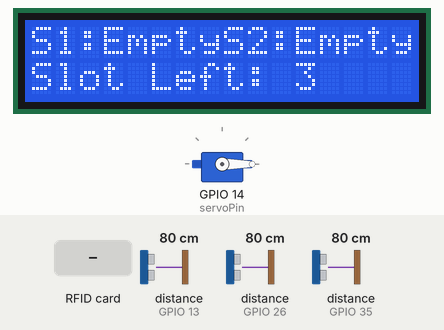
Recording of a program running on a simulated ESP32. Parts: 16×2 character LCD, servo. Wiring (inferred from the names in the program): 3 × ultrasonic range finder: trigger GPIO 12, echo GPIO 13 / trigger GPIO 25, echo GPIO 35 / trigger GPIO 27, echo GPIO 26. Inputs (shaded band) come from the test bench; at power-on: distance to the obstacle (sensors on GPIO 13, GPIO 35, GPIO 26) 80 cm. The echo pulse lasts 58.3 µs per cm; WiFi joins after 1.5 s; servers stay silent unless stated; uploads are accepted with an empty reply; what the program prints to the serial monitor is not drawn.

Above: at 4.3 s.
4.4 s: RFID card 5E 7A 19 C4 held to the reader
At 5.0 s:
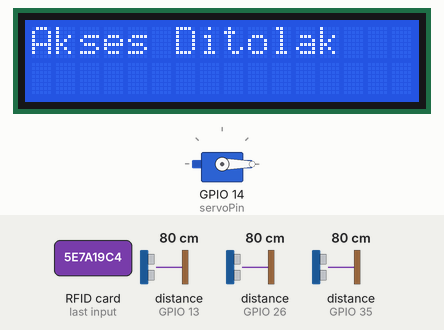
9.0 s: distance to the obstacle (sensor on GPIO 13) set to 12 cm
11.5 s: distance to the obstacle (sensor on GPIO 13) set to 9 cm
At 12.7 s:
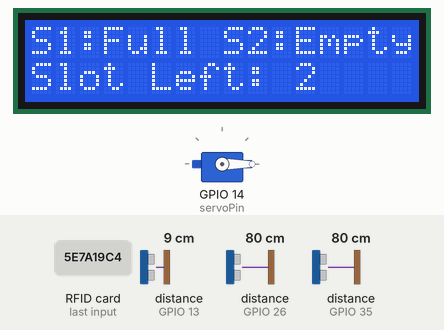
13.0 s: distance to the obstacle (sensor on GPIO 35) set to 12 cm
15.3 s: distance to the obstacle (sensor on GPIO 35) set to 9 cm
At 16.2 s:
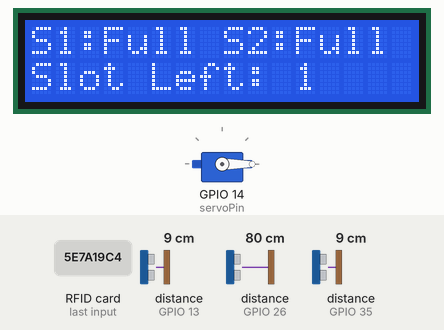
16.9 s: distance to the obstacle (sensor on GPIO 13) set to 18 cm
At 18.4 s:
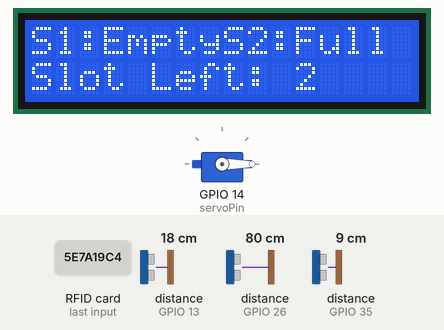
Timing chart, 0 to 19.9 s (numbered marks = the images above; inputs shaded):
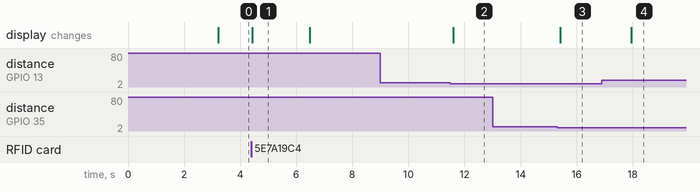

Measured:
- the behaviour switches between 11 and 10 cm on distance to the obstacle (sensor on GPIO 13) (found by bisection; images 1 and 2)
- the behaviour switches between 11 and 10 cm on distance to the obstacle (sensor on GPIO 35) (found by bisection; images 2 and 3)
- after the input at 4.4 s, the display: changes at once (image 1)
- after the input at 9.0 s, every drawn part: stays the same
- after the input at 11.5 s, the display: changes after 0.10 s (image 2)
- after the input at 13.0 s, every drawn part: stays the same
- after the input at 15.3 s, the display: changes after 0.11 s (image 3)
- after the input at 16.9 s, the display: changes after 1.1 s (image 4)
- what the display in image 1 shows lasts 2.1 s, from 4.4 s to 6.5 s

The program:

main.cpp
```cpp
#include <SPI.h>
#include <MFRC522.h>
#include <Wire.h>
#include <LiquidCrystal_I2C.h>
#include <ESP32Servo.h> // ⬅️ Tambahan servo
#include <WiFi.h>
#include <HTTPClient.h>

// ======================[ Konfigurasi Pin & Objek ]======================
#define SS_PIN 5
#define RST_PIN 26
MFRC522 rfid(SS_PIN, RST_PIN);
LiquidCrystal_I2C lcd(0x27, 16, 2);

// Jumlah sensor HC-SR04
#define NUM_SLOTS 3

// HC-SR04 (sensor pin)
const int trigPins[NUM_SLOTS] = {12, 25, 27};
const int echoPins[NUM_SLOTS] = {13, 35, 26};

// Ambang jarak (cm)
const long ambangBatasi = 10;

// Status tiap slot (true = penuh, false = kosong)
bool slotStatus[NUM_SLOTS];

// RFID yang diizinkan
String allowedTags[] = {
  "21ED352",
  "A2DB01B",
  "2D1CE1"
};

// Servo untuk palang
Servo palang;
const int servoPin = 14;
const int posisiTutup = 0;
const int posisiBuka = 90;

// Koneksi WiFi
const char* ssid = "Your_SSID";
const char* password = "Your_PASSWORD";

// ====================[ Deklarasi Fungsi ]===================
void cekSemuaSlot();
void tampilkanSlotDiLCD();
long bacaJarak(int trigPin, int echoPin);
void sendSlotStatusToServer();

// ====================[ Setup ]===================
void setup() {
  Serial.begin(115200);
  SPI.begin();
  rfid.PCD_Init();

  lcd.init();
  lcd.backlight();

  // Inisialisasi pin TRIG/ECHO untuk 3 sensor
  for (int i = 0; i < NUM_SLOTS; i++) {
    pinMode(trigPins[i], OUTPUT);
    pinMode(echoPins[i], INPUT);
  }

  // Inisialisasi servo untuk palang
  palang.attach(servoPin);
  palang.write(posisiTutup);

  lcd.clear();
  lcd.print("Parkir Siap...");
  delay(1000);

  // Koneksi ke Wi-Fi
  WiFi.begin(ssid, password);
  while (WiFi.status() != WL_CONNECTED) {
    delay(1000);
    Serial.println("Connecting to WiFi...");
  }
  Serial.println("Connected to WiFi");
}

// ====================[ Loop ]===================
void loop() {
  // === Bagian RFID ===
  if (rfid.PICC_IsNewCardPresent() && rfid.PICC_ReadCardSerial()) {
    String rfidTag = "";
    for (byte i = 0; i < rfid.uid.size; i++) {
      rfidTag += String(rfid.uid.uidByte[i], HEX);
    }
    rfidTag.toUpperCase();

    Serial.print("Tag dibaca: ");
    Serial.println(rfidTag);

    bool diizinkan = false;
    for (String tag : allowedTags) {
      if (rfidTag == tag) {
        diizinkan = true;
        break;
      }
    }

    lcd.clear();
    if (diizinkan) {
      lcd.print("Akses Diterima");
      Serial.println("Akses Diterima");

      // Buka palang
      palang.write(posisiBuka);
      delay(3000);
      palang.write(posisiTutup);
    } else {
      lcd.print("Akses Ditolak");
      Serial.println("Akses Ditolak");
    }

    delay(2000);
    rfid.PICC_HaltA();
    rfid.PCD_StopCrypto1();
  }

  // === Bagian Cek Semua Slot ===
  cekSemuaSlot();
  tampilkanSlotDiLCD();

  // Kirim data status slot ke server
  sendSlotStatusToServer();

  delay(1000);
}

// ====================[ Fungsi Bantu ]===================

// Fungsi untuk mengirim data status slot ke server
void sendSlotStatusToServer() {
  HTTPClient http;
  String serverURL = "http://your-server-address/api/parking-slot";

  // Data JSON untuk mengirim status slot parkir
  String payload = "{\"slot1\": " + String(slotStatus[0]) + ", \"slot2\": " + String(slotStatus[1]) + ", \"slot3\": " + String(slotStatus[2]) + "}";

  http.begin(serverURL);
  http.addHeader("Content-Type", "application/json");

  int httpResponseCode = http.POST(payload);

  if (httpResponseCode > 0) {
    Serial.println("Data terkirim dengan status: " + String(httpResponseCode));
  } else {
    Serial.println("Gagal mengirim data. Kode error: " + String(httpResponseCode));
  }

  http.end();
}

// Fungsi untuk membaca jarak dari sensor
long bacaJarak(int trigPin, int echoPin) {
  digitalWrite(trigPin, LOW);
  delayMicroseconds(2);
  digitalWrite(trigPin, HIGH);
  delayMicroseconds(10);
  digitalWrite(trigPin, LOW);

  long durasi = pulseIn(echoPin, HIGH, 30000);
  long jarak = durasi * 0.034 / 2;
  if (jarak == 0) jarak = 300;
  return jarak;
}

// Fungsi untuk memeriksa status semua slot parkir
void cekSemuaSlot() {
  for (int i = 0; i < NUM_SLOTS; i++) {
    long jarak = bacaJarak(trigPins[i], echoPins[i]);
    slotStatus[i] = (jarak < ambangBatasi);
    Serial.print("Slot ");
    Serial.print(i + 1);
    Serial.print(": ");
    Serial.print(jarak);
    Serial.println(" cm");
  }
}

// Fungsi untuk menampilkan status slot di LCD
void tampilkanSlotDiLCD() {
  lcd.clear();
  lcd.setCursor(0, 0);
  lcd.print("S1:");
  lcd.print(slotStatus[0] ? "Full" : "Empty");
  lcd.setCursor(8, 0);
  lcd.print("S2:");
  lcd.print(slotStatus[1] ? "Full" : "Empty");

  lcd.setCursor(0, 1);
  lcd.print("S3:");
  lcd.print(slotStatus[2] ? "Full" : "Empty");

  int sisa = 0;
  for (int i = 0; i < NUM_SLOTS; i++) {
    if (!slotStatus[i]) sisa++;
  }

  lcd.setCursor(0, 1);
  lcd.print("Slot Left: ");
  lcd.print(sisa);
}
```
